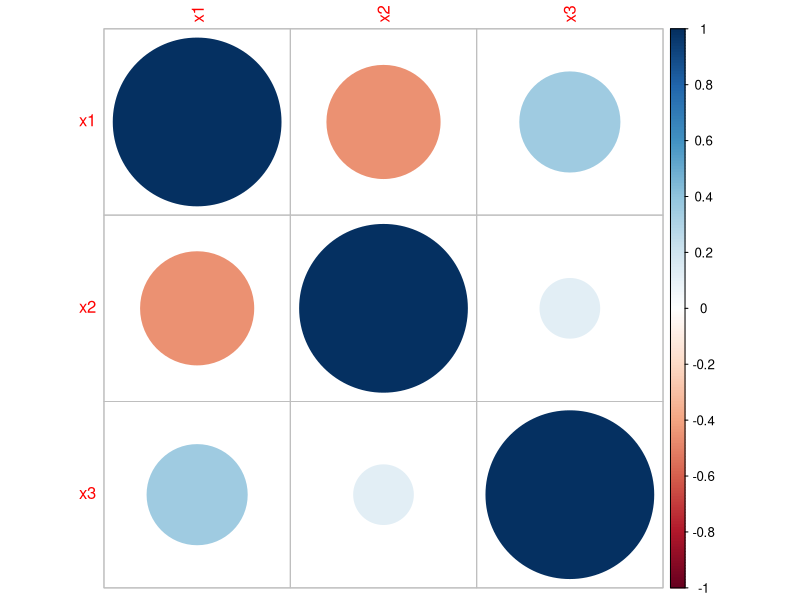
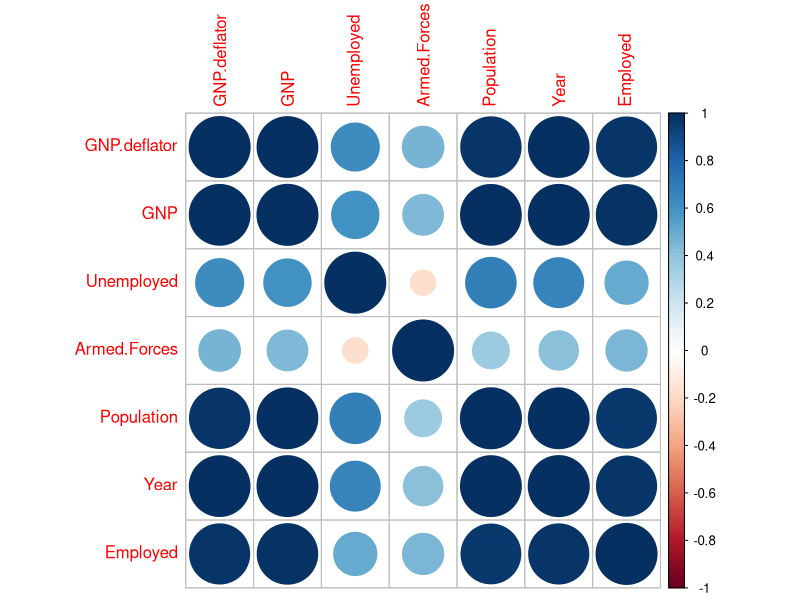
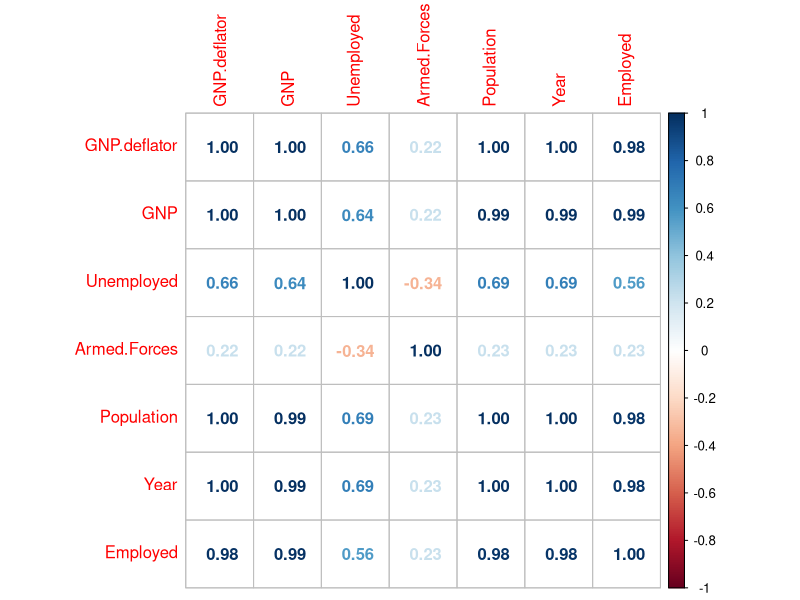
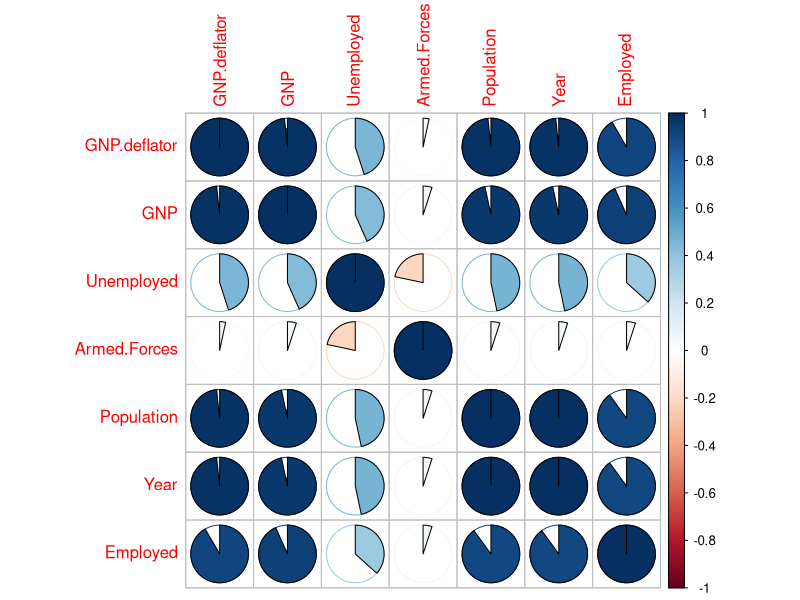

Recreate these plots in R, in order.
# 协方差矩阵
require(corrplot)

x1 <- c(65,70,70,69,66,67,68,72,66,68)
x2 <- c(45,45,48,46,50,46,47,43,47,48)
x3 <- c(27.6 ,30.7,31.8,32.6,31,31.3,37,33.6,33.1,34.2)

test_data <- cbind(x1, x2, x3)
test_data

# var 方差函数，也可以计算出协方差矩阵。
var(test_data)
cov(test_data)

# cor 相关新系数
cor_t <- cor(test_data)
symnum(cor_t)
corrplot(cor_t, method = "circle")

# 使用longley数据集来测试cor
# Longley数据集来自J．W．Longley（1967）发表在JASA上的一篇论文，是强共线性的宏观经济数据,
# 包含GNP deflator(GNP平减指数)、GNP(国民生产总值)、Unemployed(失业率)、ArmedForces(武装力量)、
# Population(人口)、year(年份)，Emlpoyed(就业率)。
# LongLey数据集因存在严重的多重共线性问题，在早期经常用来检验各种算法或计算机的计算精度。

(clp <- cor(longley, method = "pearson"))
(cls <- cor(longley, method = "spearman"))
(clk <- cor(longley, method = "kendall"))

corrplot(clp, method = "circle")
corrplot(cls, method = "number")
corrplot(clk, method = "pie")




